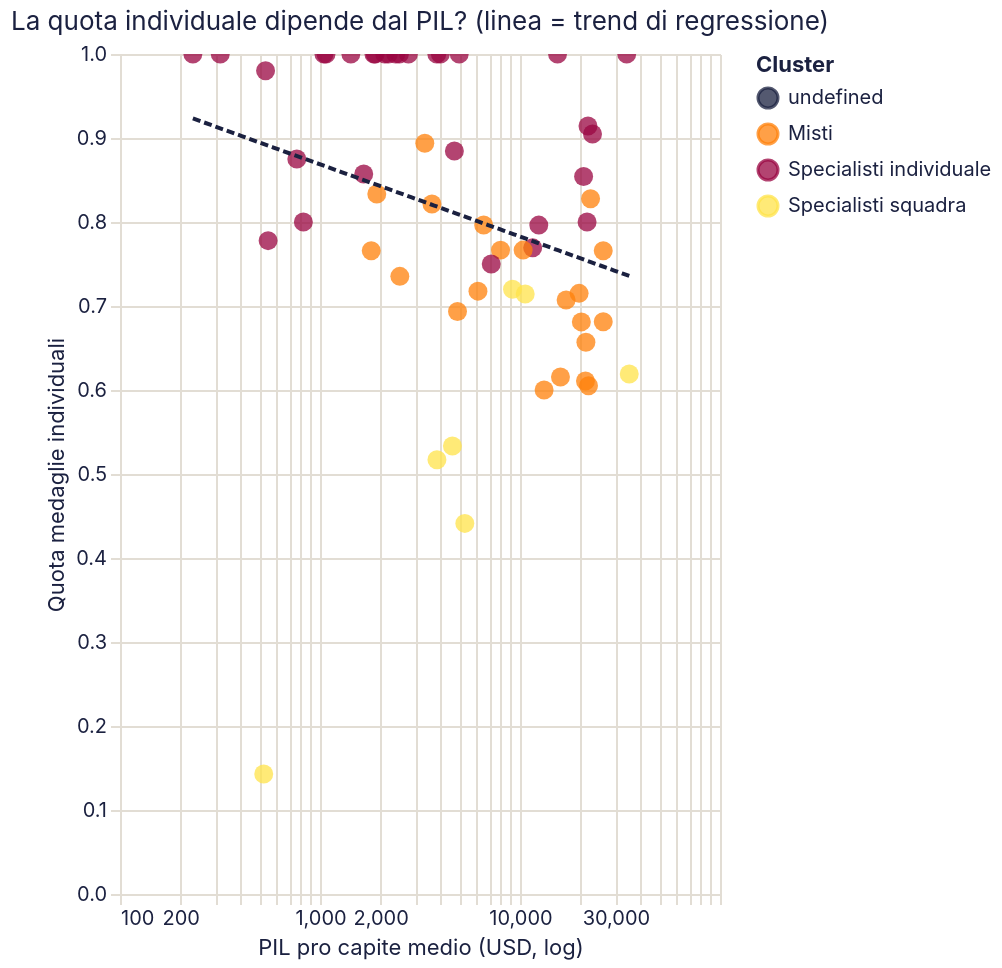

Write the Vega-Lite specification saved for this chart.
### Vega-Lite specification from a JSON file in a GitHub repository (floating-point values rounded to 4 significant figures)
{"$schema": "https://vega.github.io/schema/vega-lite/v6.4.1.json", "config": {"axis": {"domainColor": "#e2ddd4", "gridColor": "#e2ddd4", "labelColor": "#1b2140", "labelFont": "Inter, system-ui, -apple-system, BlinkMacSystemFont, 'Segoe UI', Roboto, sans-serif", "labelFontWeight": 400, "tickColor": "#e2ddd4", "titleColor": "#1b2140", "titleFont": "Inter, system-ui, -apple-system, BlinkMacSystemFont, 'Segoe UI', Roboto, sans-serif", "titleFontWeight": 400}, "background": "transparent", "bar": {"fill": "#1b2140"}, "font": "Inter, system-ui, -apple-system, BlinkMacSystemFont, 'Segoe UI', Roboto, sans-serif", "header": {"labelColor": "#1b2140", "labelFont": "Inter, system-ui, -apple-system, BlinkMacSystemFont, 'Segoe UI', Roboto, sans-serif", "titleColor": "#1b2140", "titleFont": "Inter, system-ui, -apple-system, BlinkMacSystemFont, 'Segoe UI', Roboto, sans-serif"}, "legend": {"labelColor": "#1b2140", "labelFont": "Inter, system-ui, -apple-system, BlinkMacSystemFont, 'Segoe UI', Roboto, sans-serif", "titleColor": "#1b2140", "titleFont": "Inter, system-ui, -apple-system, BlinkMacSystemFont, 'Segoe UI', Roboto, sans-serif"}, "line": {"stroke": "#1b2140"}, "mark": {"color": "#1b2140"}, "point": {"fill": "#1b2140", "stroke": "#1b2140"}, "range": {"category": ["#1b2140", "#ff8009", "#9a0641", "#ffe34a", "#e7b6af", "#0088b0", "#e03830"], "heatmap": ["#e7b6af", "#1b2140"], "ramp": ["#e7b6af", "#1b2140"]}, "text": {"color": "#1b2140", "font": "Inter, system-ui, -apple-system, BlinkMacSystemFont, 'Segoe UI', Roboto, sans-serif"}, "title": {"color": "#1b2140", "font": "Inter, system-ui, -apple-system, BlinkMacSystemFont, 'Segoe UI', Roboto, sans-serif", "fontWeight": 400}, "view": {"stroke": "transparent"}}, "data": {"name": "data-6a0ee5550da7a8c47aa2f3c6eb6278eb"}, "datasets": {"data-6a0ee5550da7a8c47aa2f3c6eb6278eb": [{"NOC": "ARG", "cluster": 0, "cluster_label": "Specialisti squadra", "log_medaglie_totali": 3.526, "log_pil_procapite": 8.575, "medaglie_individuali": 15, "medaglie_squadra": 19, "medaglie_totali": 34, "pil_procapite_medio": 5298.0, "quota_individuale": 0.4412}, {"NOC": "ARM", "cluster": 2, "cluster_label": "Specialisti individuale", "log_medaglie_totali": 2.773, "log_pil_procapite": 7.543, "medaglie_individuali": 16, "medaglie_squadra": 0, "medaglie_totali": 16, "pil_procapite_medio": 1888.0, "quota_individuale": 1.0}, {"NOC": "AUS", "cluster": 1, "cluster_label": "Misti", "log_medaglie_totali": 5.966, "log_pil_procapite": 9.999, "medaglie_individuali": 236, "medaglie_squadra": 154, "medaglie_totali": 390, "pil_procapite_medio": 22010.0, "quota_individuale": 0.6051}, {"NOC": "AUT", "cluster": 2, "cluster_label": "Specialisti individuale", "log_medaglie_totali": 3.555, "log_pil_procapite": 9.983, "medaglie_individuali": 28, "medaglie_squadra": 7, "medaglie_totali": 35, "pil_procapite_medio": 21650.0, "quota_individuale": 0.8}, {"NOC": "AZE", "cluster": 2, "cluster_label": "Specialisti individuale", "log_medaglie_totali": 3.784, "log_pil_procapite": 7.926, "medaglie_individuali": 44, "medaglie_squadra": 0, "medaglie_totali": 44, "pil_procapite_medio": 2768.0, "quota_individuale": 1.0}, {"NOC": "BEL", "cluster": 2, "cluster_label": "Specialisti individuale", "log_medaglie_totali": 3.871, "log_pil_procapite": 9.943, "medaglie_individuali": 41, "medaglie_squadra": 7, "medaglie_totali": 48, "pil_procapite_medio": 20800.0, "quota_individuale": 0.8542}, {"NOC": "BLR", "cluster": 1, "cluster_label": "Misti", "log_medaglie_totali": 4.431, "log_pil_procapite": 8.197, "medaglie_individuali": 69, "medaglie_squadra": 15, "medaglie_totali": 84, "pil_procapite_medio": 3629.0, "quota_individuale": 0.8214}, {"NOC": "BRA", "cluster": 0, "cluster_label": "Specialisti squadra", "log_medaglie_totali": 4.771, "log_pil_procapite": 8.254, "medaglie_individuali": 61, "medaglie_squadra": 57, "medaglie_totali": 118, "pil_procapite_medio": 3843.0, "quota_individuale": 0.5169}, {"NOC": "CAN", "cluster": 1, "cluster_label": "Misti", "log_medaglie_totali": 5.318, "log_pil_procapite": 9.969, "medaglie_individuali": 134, "medaglie_squadra": 70, "medaglie_totali": 204, "pil_procapite_medio": 21360.0, "quota_individuale": 0.6569}, {"NOC": "CHN", "cluster": 1, "cluster_label": "Misti", "log_medaglie_totali": 6.295, "log_pil_procapite": 7.498, "medaglie_individuali": 415, "medaglie_squadra": 127, "medaglie_totali": 542, "pil_procapite_medio": 1804.0, "quota_individuale": 0.7657}, {"NOC": "CMR", "cluster": 2, "cluster_label": "Specialisti individuale", "log_medaglie_totali": 1.609, "log_pil_procapite": 6.716, "medaglie_individuali": 4, "medaglie_squadra": 1, "medaglie_totali": 5, "pil_procapite_medio": 825.8, "quota_individuale": 0.8}, {"NOC": "COL", "cluster": 2, "cluster_label": "Specialisti individuale", "log_medaglie_totali": 3.296, "log_pil_procapite": 7.822, "medaglie_individuali": 27, "medaglie_squadra": 0, "medaglie_totali": 27, "pil_procapite_medio": 2494.0, "quota_individuale": 1.0}, {"NOC": "CUB", "cluster": 1, "cluster_label": "Misti", "log_medaglie_totali": 5.333, "log_pil_procapite": 8.114, "medaglie_individuali": 185, "medaglie_squadra": 22, "medaglie_totali": 207, "pil_procapite_medio": 3342.0, "quota_individuale": 0.8937}, {"NOC": "CZE", "cluster": 2, "cluster_label": "Specialisti individuale", "log_medaglie_totali": 3.989, "log_pil_procapite": 9.427, "medaglie_individuali": 43, "medaglie_squadra": 11, "medaglie_totali": 54, "pil_procapite_medio": 12420.0, "quota_individuale": 0.7963}, {"NOC": "DOM", "cluster": 2, "cluster_label": "Specialisti individuale", "log_medaglie_totali": 1.946, "log_pil_procapite": 7.78, "medaglie_individuali": 7, "medaglie_squadra": 0, "medaglie_totali": 7, "pil_procapite_medio": 2393.0, "quota_individuale": 1.0}, {"NOC": "EGY", "cluster": 2, "cluster_label": "Specialisti individuale", "log_medaglie_totali": 2.485, "log_pil_procapite": 6.953, "medaglie_individuali": 12, "medaglie_squadra": 0, "medaglie_totali": 12, "pil_procapite_medio": 1046.0, "quota_individuale": 1.0}, {"NOC": "ESP", "cluster": 1, "cluster_label": "Misti", "log_medaglie_totali": 4.942, "log_pil_procapite": 9.488, "medaglie_individuali": 84, "medaglie_squadra": 56, "medaglie_totali": 140, "pil_procapite_medio": 13200.0, "quota_individuale": 0.6}, {"NOC": "EST", "cluster": 2, "cluster_label": "Specialisti individuale", "log_medaglie_totali": 2.565, "log_pil_procapite": 9.357, "medaglie_individuali": 10, "medaglie_squadra": 3, "medaglie_totali": 13, "pil_procapite_medio": 11580.0, "quota_individuale": 0.7692}, {"NOC": "ETH", "cluster": 2, "cluster_label": "Specialisti individuale", "log_medaglie_totali": 3.951, "log_pil_procapite": 5.444, "medaglie_individuali": 52, "medaglie_squadra": 0, "medaglie_totali": 52, "pil_procapite_medio": 231.4, "quota_individuale": 1.0}, {"NOC": "FIN", "cluster": 2, "cluster_label": "Specialisti individuale", "log_medaglie_totali": 4.248, "log_pil_procapite": 9.993, "medaglie_individuali": 64, "medaglie_squadra": 6, "medaglie_totali": 70, "pil_procapite_medio": 21870.0, "quota_individuale": 0.9143}, {"NOC": "FRA", "cluster": 1, "cluster_label": "Misti", "log_medaglie_totali": 5.9, "log_pil_procapite": 9.891, "medaglie_individuali": 261, "medaglie_squadra": 104, "medaglie_totali": 365, "pil_procapite_medio": 19750.0, "quota_individuale": 0.7151}, {"NOC": "GBR", "cluster": 1, "cluster_label": "Misti", "log_medaglie_totali": 6.033, "log_pil_procapite": 9.917, "medaglie_individuali": 284, "medaglie_squadra": 133, "medaglie_totali": 417, "pil_procapite_medio": 20260.0, "quota_individuale": 0.6811}, {"NOC": "GEO", "cluster": 2, "cluster_label": "Specialisti individuale", "log_medaglie_totali": 3.466, "log_pil_procapite": 7.694, "medaglie_individuali": 32, "medaglie_squadra": 0, "medaglie_totali": 32, "pil_procapite_medio": 2195.0, "quota_individuale": 1.0}, {"NOC": "GER", "cluster": 1, "cluster_label": "Misti", "log_medaglie_totali": 6.061, "log_pil_procapite": 9.964, "medaglie_individuali": 262, "medaglie_squadra": 167, "medaglie_totali": 429, "pil_procapite_medio": 21250.0, "quota_individuale": 0.6107}, {"NOC": "HUN", "cluster": 1, "cluster_label": "Misti", "log_medaglie_totali": 5.684, "log_pil_procapite": 8.726, "medaglie_individuali": 211, "medaglie_squadra": 83, "medaglie_totali": 294, "pil_procapite_medio": 6162.0, "quota_individuale": 0.7177}, {"NOC": "IND", "cluster": 2, "cluster_label": "Specialisti individuale", "log_medaglie_totali": 2.89, "log_pil_procapite": 6.31, "medaglie_individuali": 14, "medaglie_squadra": 4, "medaglie_totali": 18, "pil_procapite_medio": 550.2, "quota_individuale": 0.7778}, {"NOC": "IRL", "cluster": 2, "cluster_label": "Specialisti individuale", "log_medaglie_totali": 3.045, "log_pil_procapite": 10.05, "medaglie_individuali": 19, "medaglie_squadra": 2, "medaglie_totali": 21, "pil_procapite_medio": 23040.0, "quota_individuale": 0.9048}, {"NOC": "ISR", "cluster": 2, "cluster_label": "Specialisti individuale", "log_medaglie_totali": 2.197, "log_pil_procapite": 9.642, "medaglie_individuali": 9, "medaglie_squadra": 0, "medaglie_totali": 9, "pil_procapite_medio": 15400.0, "quota_individuale": 1.0}, {"NOC": "ITA", "cluster": 1, "cluster_label": "Misti", "log_medaglie_totali": 5.823, "log_pil_procapite": 9.741, "medaglie_individuali": 239, "medaglie_squadra": 99, "medaglie_totali": 338, "pil_procapite_medio": 17000.0, "quota_individuale": 0.7071}, {"NOC": "JAM", "cluster": 1, "cluster_label": "Misti", "log_medaglie_totali": 4.22, "log_pil_procapite": 7.827, "medaglie_individuali": 50, "medaglie_squadra": 18, "medaglie_totali": 68, "pil_procapite_medio": 2507.0, "quota_individuale": 0.7353}, {"NOC": "JPN", "cluster": 1, "cluster_label": "Misti", "log_medaglie_totali": 5.852, "log_pil_procapite": 10.02, "medaglie_individuali": 288, "medaglie_squadra": 60, "medaglie_totali": 348, "pil_procapite_medio": 22540.0, "quota_individuale": 0.8276}, {"NOC": "KAZ", "cluster": 2, "cluster_label": "Specialisti individuale", "log_medaglie_totali": 4.248, "log_pil_procapite": 8.511, "medaglie_individuali": 70, "medaglie_squadra": 0, "medaglie_totali": 70, "pil_procapite_medio": 4968.0, "quota_individuale": 1.0}, {"NOC": "KEN", "cluster": 2, "cluster_label": "Specialisti individuale", "log_medaglie_totali": 4.605, "log_pil_procapite": 6.281, "medaglie_individuali": 98, "medaglie_squadra": 2, "medaglie_totali": 100, "pil_procapite_medio": 534.3, "quota_individuale": 0.98}, {"NOC": "KOR", "cluster": 1, "cluster_label": "Misti", "log_medaglie_totali": 5.549, "log_pil_procapite": 9.246, "medaglie_individuali": 197, "medaglie_squadra": 60, "medaglie_totali": 257, "pil_procapite_medio": 10370.0, "quota_individuale": 0.7665}, {"NOC": "LTU", "cluster": 0, "cluster_label": "Specialisti squadra", "log_medaglie_totali": 3.219, "log_pil_procapite": 9.124, "medaglie_individuali": 18, "medaglie_squadra": 7, "medaglie_totali": 25, "pil_procapite_medio": 9176.0, "quota_individuale": 0.72}, {"NOC": "MAR", "cluster": 2, "cluster_label": "Specialisti individuale", "log_medaglie_totali": 3.091, "log_pil_procapite": 7.263, "medaglie_individuali": 22, "medaglie_squadra": 0, "medaglie_totali": 22, "pil_procapite_medio": 1426.0, "quota_individuale": 1.0}, {"NOC": "MDA", "cluster": 2, "cluster_label": "Specialisti individuale", "log_medaglie_totali": 1.946, "log_pil_procapite": 7.411, "medaglie_individuali": 6, "medaglie_squadra": 1, "medaglie_totali": 7, "pil_procapite_medio": 1654.0, "quota_individuale": 0.8571}, {"NOC": "MEX", "cluster": 2, "cluster_label": "Specialisti individuale", "log_medaglie_totali": 3.951, "log_pil_procapite": 8.455, "medaglie_individuali": 46, "medaglie_squadra": 6, "medaglie_totali": 52, "pil_procapite_medio": 4698.0, "quota_individuale": 0.8846}, {"NOC": "NOR", "cluster": 0, "cluster_label": "Specialisti squadra", "log_medaglie_totali": 4.143, "log_pil_procapite": 10.47, "medaglie_individuali": 39, "medaglie_squadra": 24, "medaglie_totali": 63, "pil_procapite_medio": 35170.0, "quota_individuale": 0.619}, {"NOC": "NZL", "cluster": 1, "cluster_label": "Misti", "log_medaglie_totali": 4.644, "log_pil_procapite": 9.676, "medaglie_individuali": 64, "medaglie_squadra": 40, "medaglie_totali": 104, "pil_procapite_medio": 15930.0, "quota_individuale": 0.6154}, {"NOC": "PAK", "cluster": 0, "cluster_label": "Specialisti squadra", "log_medaglie_totali": 1.946, "log_pil_procapite": 6.26, "medaglie_individuali": 1, "medaglie_squadra": 6, "medaglie_totali": 7, "pil_procapite_medio": 523.2, "quota_individuale": 0.1429}, {"NOC": "POL", "cluster": 1, "cluster_label": "Misti", "log_medaglie_totali": 5.425, "log_pil_procapite": 8.987, "medaglie_individuali": 174, "medaglie_squadra": 53, "medaglie_totali": 227, "pil_procapite_medio": 7995.0, "quota_individuale": 0.7665}, {"NOC": "QAT", "cluster": 2, "cluster_label": "Specialisti individuale", "log_medaglie_totali": 1.609, "log_pil_procapite": 10.44, "medaglie_individuali": 5, "medaglie_squadra": 0, "medaglie_totali": 5, "pil_procapite_medio": 34170.0, "quota_individuale": 1.0}, {"NOC": "ROU", "cluster": 1, "cluster_label": "Misti", "log_medaglie_totali": 5.613, "log_pil_procapite": 8.491, "medaglie_individuali": 190, "medaglie_squadra": 84, "medaglie_totali": 274, "pil_procapite_medio": 4870.0, "quota_individuale": 0.6934}, {"NOC": "RUS", "cluster": 1, "cluster_label": "Misti", "log_medaglie_totali": 6.114, "log_pil_procapite": 8.792, "medaglie_individuali": 360, "medaglie_squadra": 92, "medaglie_totali": 452, "pil_procapite_medio": 6581.0, "quota_individuale": 0.7965}, {"NOC": "SRB", "cluster": 0, "cluster_label": "Specialisti squadra", "log_medaglie_totali": 2.708, "log_pil_procapite": 8.432, "medaglie_individuali": 8, "medaglie_squadra": 7, "medaglie_totali": 15, "pil_procapite_medio": 4592.0, "quota_individuale": 0.5333}, {"NOC": "SVK", "cluster": 0, "cluster_label": "Specialisti squadra", "log_medaglie_totali": 3.332, "log_pil_procapite": 9.27, "medaglie_individuali": 20, "medaglie_squadra": 8, "medaglie_totali": 28, "pil_procapite_medio": 10620.0, "quota_individuale": 0.7143}, {"NOC": "SWE", "cluster": 1, "cluster_label": "Misti", "log_medaglie_totali": 4.927, "log_pil_procapite": 10.17, "medaglie_individuali": 94, "medaglie_squadra": 44, "medaglie_totali": 138, "pil_procapite_medio": 26070.0, "quota_individuale": 0.6812}, {"NOC": "THA", "cluster": 2, "cluster_label": "Specialisti individuale", "log_medaglie_totali": 3.401, "log_pil_procapite": 7.653, "medaglie_individuali": 30, "medaglie_squadra": 0, "medaglie_totali": 30, "pil_procapite_medio": 2107.0, "quota_individuale": 1.0}, {"NOC": "TTO", "cluster": 2, "cluster_label": "Specialisti individuale", "log_medaglie_totali": 2.773, "log_pil_procapite": 8.879, "medaglie_individuali": 12, "medaglie_squadra": 4, "medaglie_totali": 16, "pil_procapite_medio": 7180.0, "quota_individuale": 0.75}, {"NOC": "TUN", "cluster": 2, "cluster_label": "Specialisti individuale", "log_medaglie_totali": 2.565, "log_pil_procapite": 7.528, "medaglie_individuali": 13, "medaglie_squadra": 0, "medaglie_totali": 13, "pil_procapite_medio": 1860.0, "quota_individuale": 1.0}, {"NOC": "TUR", "cluster": 2, "cluster_label": "Specialisti individuale", "log_medaglie_totali": 4.127, "log_pil_procapite": 8.294, "medaglie_individuali": 62, "medaglie_squadra": 0, "medaglie_totali": 62, "pil_procapite_medio": 3998.0, "quota_individuale": 1.0}, {"NOC": "UGA", "cluster": 2, "cluster_label": "Specialisti individuale", "log_medaglie_totali": 1.946, "log_pil_procapite": 5.759, "medaglie_individuali": 7, "medaglie_squadra": 0, "medaglie_totali": 7, "pil_procapite_medio": 317.2, "quota_individuale": 1.0}, {"NOC": "UKR", "cluster": 1, "cluster_label": "Misti", "log_medaglie_totali": 4.836, "log_pil_procapite": 7.562, "medaglie_individuali": 105, "medaglie_squadra": 21, "medaglie_totali": 126, "pil_procapite_medio": 1923.0, "quota_individuale": 0.8333}, {"NOC": "USA", "cluster": 1, "cluster_label": "Misti", "log_medaglie_totali": 7.235, "log_pil_procapite": 10.17, "medaglie_individuali": 1062, "medaglie_squadra": 325, "medaglie_totali": 1387, "pil_procapite_medio": 26070.0, "quota_individuale": 0.7657}, {"NOC": "UZB", "cluster": 2, "cluster_label": "Specialisti individuale", "log_medaglie_totali": 3.497, "log_pil_procapite": 6.977, "medaglie_individuali": 33, "medaglie_squadra": 0, "medaglie_totali": 33, "pil_procapite_medio": 1072.0, "quota_individuale": 1.0}, {"NOC": "VEN", "cluster": 2, "cluster_label": "Specialisti individuale", "log_medaglie_totali": 2.565, "log_pil_procapite": 8.252, "medaglie_individuali": 13, "medaglie_squadra": 0, "medaglie_totali": 13, "pil_procapite_medio": 3836.0, "quota_individuale": 1.0}, {"NOC": "ZIM", "cluster": 2, "cluster_label": "Specialisti individuale", "log_medaglie_totali": 2.079, "log_pil_procapite": 6.641, "medaglie_individuali": 7, "medaglie_squadra": 1, "medaglie_totali": 8, "pil_procapite_medio": 765.7, "quota_individuale": 0.875}]}, "height": 420, "layer": [{"encoding": {"color": {"field": "cluster_label", "title": "Cluster", "type": "nominal"}, "tooltip": [{"field": "NOC", "type": "nominal"}, {"field": "cluster_label", "type": "nominal"}, {"field": "pil_procapite_medio", "format": ",.0f", "type": "quantitative"}], "x": {"field": "pil_procapite_medio", "scale": {"type": "log"}, "title": "PIL pro capite medio (USD, log)", "type": "quantitative"}, "y": {"field": "quota_individuale", "title": "Quota medaglie individuali", "type": "quantitative"}}, "mark": {"opacity": 0.75, "size": 90, "type": "circle"}, "name": "view_3160e31ff77556f9_0"}, {"encoding": {"color": {"field": "cluster_label", "title": "Cluster", "type": "nominal"}, "tooltip": [{"field": "NOC", "type": "nominal"}, {"field": "cluster_label", "type": "nominal"}, {"field": "pil_procapite_medio", "format": ",.0f", "type": "quantitative"}], "x": {"field": "pil_procapite_medio", "scale": {"type": "log"}, "title": "PIL pro capite medio (USD, log)", "type": "quantitative"}, "y": {"field": "quota_individuale", "title": "Quota medaglie individuali", "type": "quantitative"}}, "mark": {"color": "black", "strokeDash": [4, 2], "type": "line"}, "transform": [{"method": "log", "on": "pil_procapite_medio", "regression": "quota_individuale"}]}], "params": [{"bind": "scales", "name": "param_1e9efca18e7a2868", "select": {"encodings": ["x", "y"], "type": "interval"}, "views": ["view_3160e31ff77556f9_0"]}], "title": "La quota individuale dipende dal PIL? (linea = trend di regressione)", "width": "container"}
